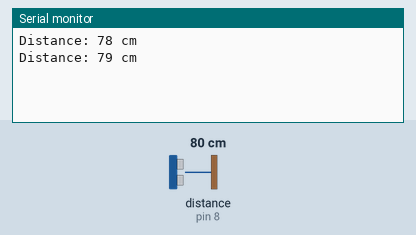
Recording of a sketch running on a simulated Arduino Uno, built with avr-gcc and run on an emulated ATmega328P. On the bench: the last lines printed to the serial monitor. Wiring (inferred from the names in the program): ultrasonic range finder: trigger pin 7; echo pin 8. Inputs (shaded band) come from the test bench; at power-on: distance to the obstacle (sensor on pin 8) 80 cm. The echo pulse lasts 58.3 µs per cm.

Above: at 1.8 s.
1.9 s: distance to the obstacle (sensor on pin 8) set to 2 cm
At 2.8 s:
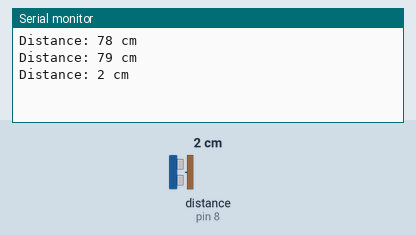
3.4 s: distance to the obstacle (sensor on pin 8) set to 4 cm
At 4.8 s:
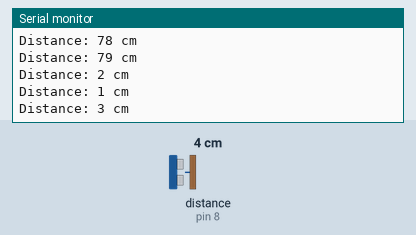
Timing chart, 0 to 6.4 s (numbered marks = the images above; inputs shaded):
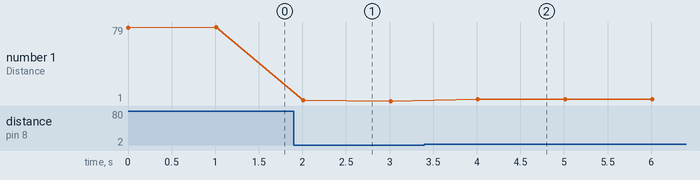

The sketch:

sketch_UltrasonicSensor.ino
```cpp
/*
* Ultrasonic Sensor HC-SR04 interfacing with Arduino.   HCSR04 can measure distance from 2 cm to about 4 min. Accuracy of 3mm
*/
// defining the pins
const int trigPin = 7;
const int echoPin = 8;
// defining variables
long duration;
int distance;

void setup() {
  pinMode(trigPin, OUTPUT); // Sets the trigPin as an Output
  pinMode(echoPin, INPUT); // Sets the echoPin as an Input
  Serial.begin(9600); // Starts the serial communication
}
void loop() {
  // Clears the trigPin
  digitalWrite(trigPin, LOW);
  delayMicroseconds(2);

  // Sets the trigPin on HIGH state for 10 micro seconds
  digitalWrite(trigPin, HIGH);
  delayMicroseconds(10);
  digitalWrite(trigPin, LOW);

  // Reads the echoPin, returns the sound wave travel time in microseconds
  duration = pulseIn(echoPin, HIGH); //Reads a pulse (either HIGH or LOW) on a pin. For example, if value is HIGH, pulseIn() waits for the pin to go HIGH, starts timing,
                                      //then waits for the pin to go LOW and stops timing.


  // Calculating the distance
  distance = duration*0.034/2;


  // Prints the distance on the Serial Monitor
  Serial.print("Distance: ");
  Serial.print(distance);
  Serial.println(" cm");
  delay(1000);
}
```

Measured:
- after the input at 1.9 s, the serial monitor: prints a new line after 0.11 s (image 1)
- after the input at 3.4 s, the serial monitor: prints a new line after 0.61 s (image 2)
- plotted number 1: 79 → 1 after the input at 1.9 s, 1 → 3 after the input at 3.4 s
